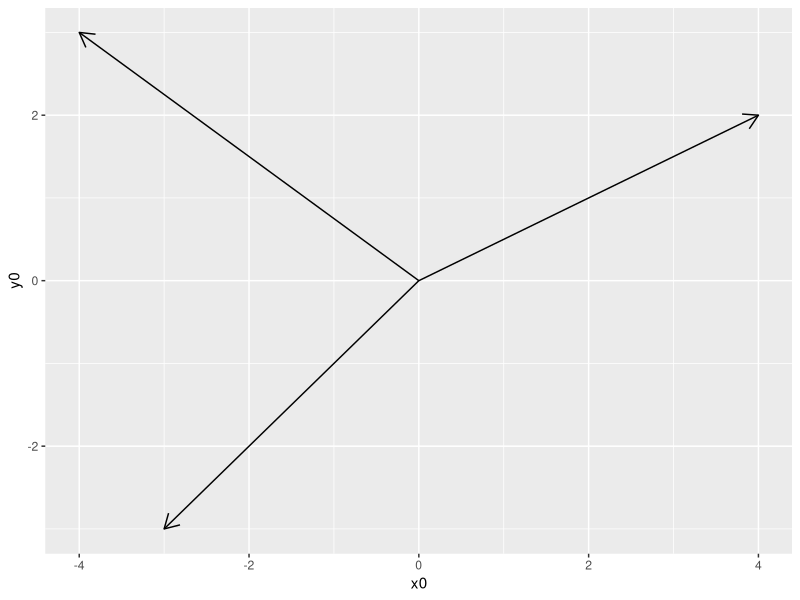

The R source for this figure:
## ---- chunk 1
library(tidyverse)
tribble(~x0, ~y0, ~x1, ~y1,
        0, 0, 4, 2,
        0,0,-4,3,
        0,0,-3,-3
        
        ) %>% 
  ggplot(aes(xend = x1, yend = y1, x = x0, y = y0)) +
  geom_segment(arrow = arrow(length = unit(0.03, "npc")))
